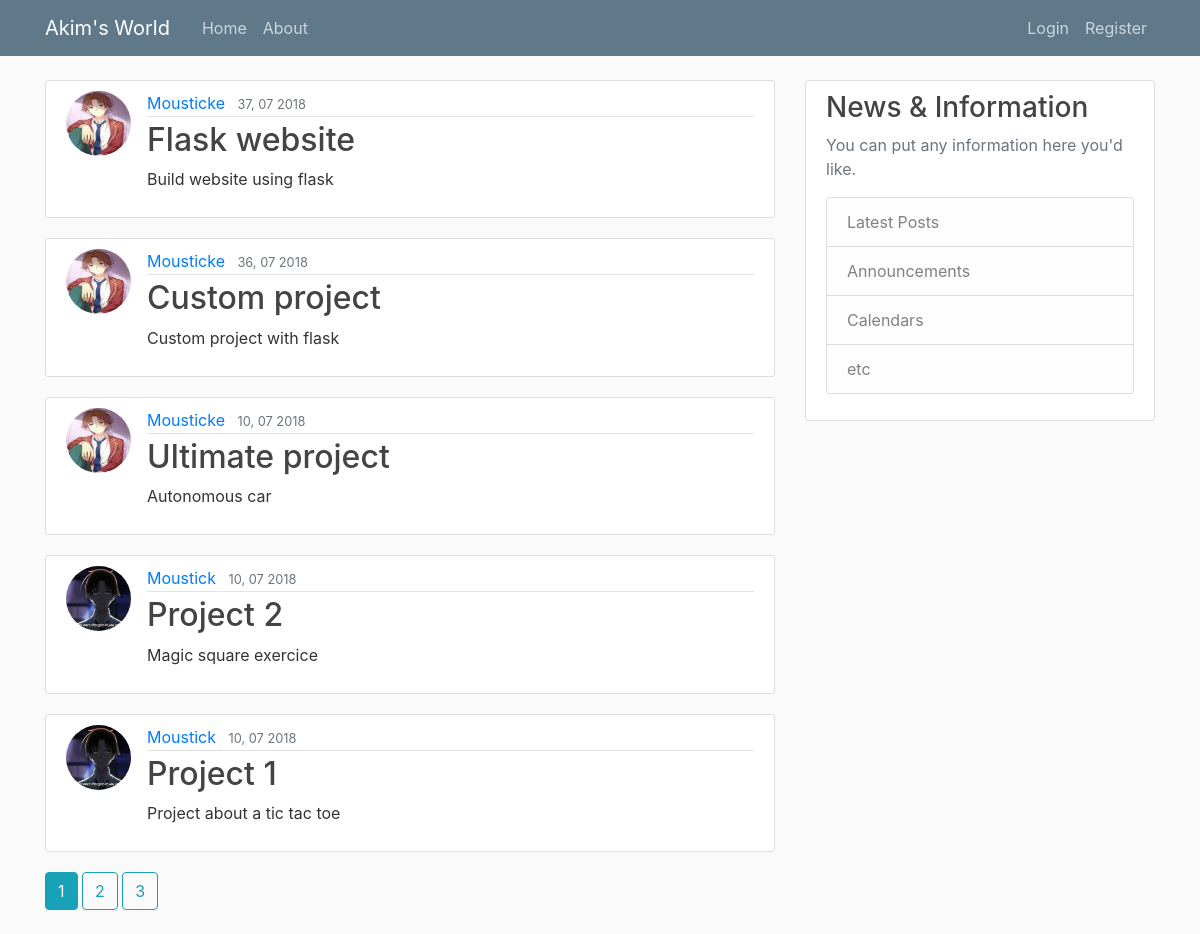
Page /home on the earlier database version.
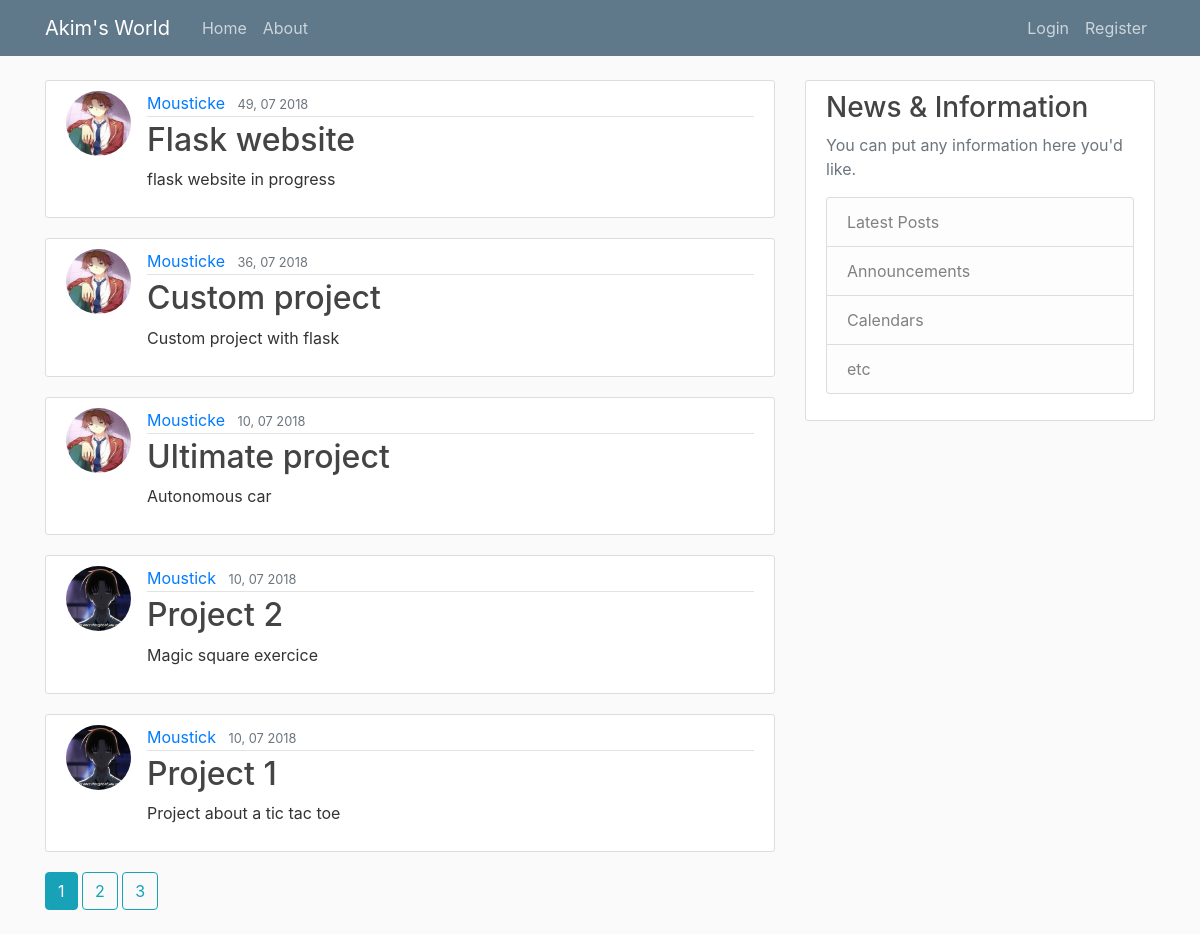
Same page on the later database version.
### flaskwebapp/models.py (models this page shows, shortened)
class Post(db.Model):
    id = db.Column(db.Integer, primary_key=True)
    title = db.Column(db.String(100), nullable=False)
    date_posted = db.Column(db.DateTime, nullable=False, default=datetime.utcnow)
    content = db.Column(db.Text, nullable=False)
    user_id =  db.Column(db.Integer, db.ForeignKey('user.id'), nullable=False)

class User(db.Model, UserMixin):
    id = db.Column(db.Integer, primary_key=True)
    username = db.Column(db.String(20), unique=True, nullable=False)
    email = db.Column(db.String(120), unique=True, nullable=False)
    image_file = db.Column(db.String(20), nullable=False, default='default.jpg')
    password = db.Column(db.String(60), nullable=False)
    posts = db.relationship('Post', backref='author', lazy=True)

### flaskwebapp/main/routes.py (the view)
@main.route('/')
@main.route('/home')
def home():
    page = request.args.get('page', 1, type=int)
    posts = Post.query.order_by(Post.date_posted.desc()).paginate(page=page, per_page=5)
    return render_template('home.html', home_posts=posts)

### flaskwebapp/templates/home.html
{% extends "layout.html" %}
{% block content %}
    {% for post in home_posts.items %}
        <article class="media content-section">
            <img class="rounded-circle article-img" src="{{ url_for('static', filename='profile_pics/' + post.author.image_file) }}" alt="">
            <div class="media-body">
                <div class="article-metadata">
                    <a class="mr-2" href="{{ url_for('users.user_posts', username=post.author.username) }}">{{ post.author.username }}</a>
                    <small class="text-muted">{{ post.date_posted.strftime('%M, %d %Y') }}</small>
                </div>
                <h2><a class="article-title" href="{{ url_for('posts.post', post_id=post.id ) }}">{{ post.title }}</a></h2>
                <p class="article-content">{{ post.content }}</p>
            </div>
        </article>
    {% endfor %}
    {% for page_num in home_posts.iter_pages(left_edge=1, right_edge=1, left_current=1, right_current=2)  %}
        {% if page_num %}
            {% if home_posts.page == page_num %}
                <a class="btn btn-info mb-4" href="{{ url_for('main.home', page=page_num) }}">{{ page_num }}</a>
            {% else %}
                <a class="btn btn-outline-info mb-4" href="{{ url_for('main.home', page=page_num) }}">{{ page_num }}</a>
            {% endif %}
        {% else %}
            ...
        {% endif %}
    {% endfor %}
{% endblock content %}

### flaskwebapp/templates/layout.html (shortened to what this page needs)
<!DOCTYPE html>
<html>
<head>
    <link rel="stylesheet" href="https://maxcdn.bootstrapcdn.com/bootstrap/4.0.0-beta.2/css/bootstrap.min.css">
    <link rel="stylesheet" type="text/css" href="{{ url_for('static', filename='main.css') }}" />
</head>
<body>
    <header class="site-header">
        <nav class="navbar navbar-expand-md navbar-dark bg-steel fixed-top">
            <div class="container">
            <a class="navbar-brand mr-4" href="{{ url_for('main.home') }}">Akim's World</a>
            <div class="collapse navbar-collapse" id="navbarToggle">
                <div class="navbar-nav mr-auto">
                    <a class="nav-item nav-link" href="{{ url_for('main.home') }}">Home</a>
                    <a class="nav-item nav-link" href="{{ url_for('main.about') }}">About</a>
                </div>
                <div class="navbar-nav">
                    {% if current_user.is_authenticated %}
                        <a class="nav-item nav-link" href="{{ url_for('posts.new_post') }}">New Post</a>
                        <a class="nav-item nav-link" href="{{ url_for('users.account') }}">Account</a>
                        <a class="nav-item nav-link" href="{{ url_for('users.logout') }}">Logout</a>
                    {% else %}
                        <a class="nav-item nav-link" href="{{ url_for('users.login') }}">Login</a>
                        <a class="nav-item nav-link" href="{{ url_for('users.register') }}">Register</a>
                    {% endif %}
                </div>
            </div>
            </div>
        </nav>
    </header>
    <main role="main" class="container">
        <div class="row">
            <div class="col-md-8">
                {% block content %}{% endblock %}
            </div>
            <div class="col-md-4">
                <div class="content-section">
                    <h3>News & Information</h3>
                    <p class='text-muted'>You can put any information here you'd like.
                    <ul class="list-group">
                        <li class="list-group-item list-group-item-light">Latest Posts</li>
                        <li class="list-group-item list-group-item-light">Announcements</li>
                        <li class="list-group-item list-group-item-light">Calendars</li>
                        <li class="list-group-item list-group-item-light">etc</li>
                    </ul>
                    </p>
                </div>
            </div>
        </div>
    </main>
</body>
</html>

### flaskwebapp/static/main.css (style rules this page uses)
body { background: #fafafa; color: #333333; margin-top: 5rem; }
h1, h2, h3, h4, h5, h6 { color: #444444; }
.bg-steel { background-color: #5f788a; }
.site-header .navbar-nav .nav-link { color: #cbd5db; }
.content-section { background: #ffffff; padding: 10px 20px; border: 1px solid #dddddd; border-radius: 3px; margin-bottom: 20px; }
.article-title { color: #444444; }
.article-content { white-space: pre-line; }
.article-img { height: 65px; width: 65px; margin-right: 16px; }
.article-metadata { padding-bottom: 1px; margin-bottom: 4px; border-bottom: 1px solid #e3e3e3 }

Differences in the rows shown:
changed Post "Flask website": date_posted "37, 07 2018" → "49, 07 2018"; content "Build website using flask" → "flask website in progress"
